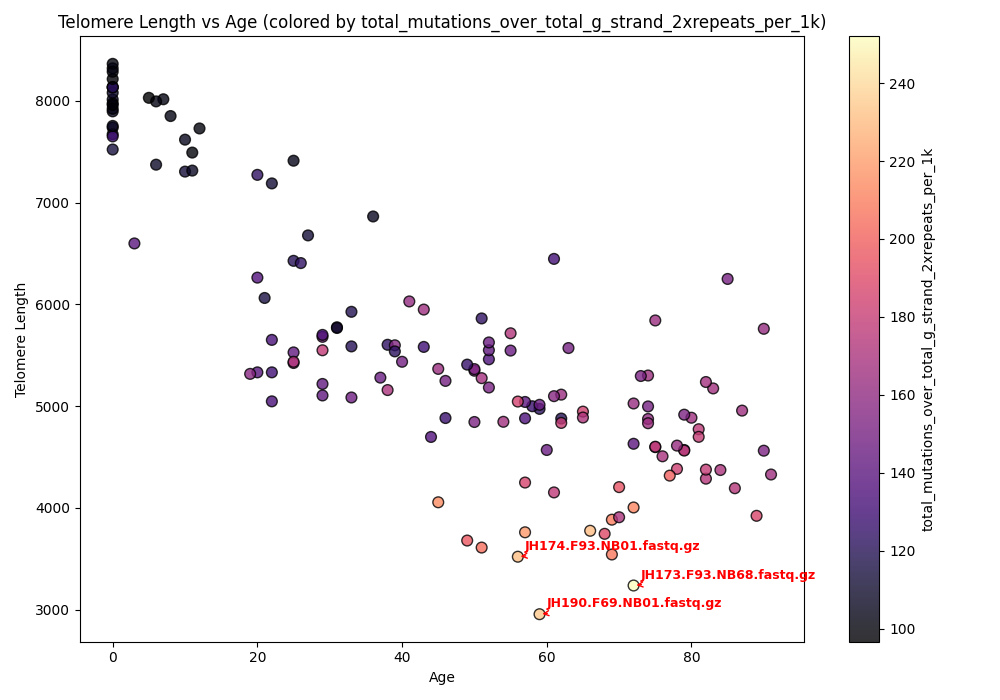

Source code (Python):
import pandas as pd
import matplotlib.pyplot as plt
import numpy as np
import seaborn as sns

# Read the CSV file
csv_path = 'telomere_analysis_2x_repeat.csv'
df = pd.read_csv(csv_path)

# Clean and filter data
# Some columns may have missing or non-numeric values, so we coerce errors
for col in ['Age', 'Telomere_Length', 'g_strand_mutations_T>C_t1_per_1k']:
    if col not in df.columns:
        raise ValueError(f"Column '{col}' not found in CSV.")
    df[col] = pd.to_numeric(df[col], errors='coerce')

df = df.dropna(subset=['Age', 'Telomere_Length', 'total_mutations_over_total_g_strand_2xrepeats_per_1k'])

# Prepare data for plotting
ages = df['Age']
telomere_lengths = df['Telomere_Length']
mutations = df['total_mutations_over_total_g_strand_2xrepeats_per_1k']

plt.figure(figsize=(10, 7))
sc = plt.scatter(ages, telomere_lengths, c=mutations, cmap='magma', s=60, edgecolor='k', alpha=0.8)
cbar = plt.colorbar(sc)
cbar.set_label('total_mutations_over_total_g_strand_2xrepeats_per_1k')

plt.xlabel('Age')
plt.ylabel('Telomere Length')
plt.title('Telomere Length vs Age (colored by total_mutations_over_total_g_strand_2xrepeats_per_1k)')

# Highlight and label top 3 outliers (highest mutation rates)
outlier_indices = np.argsort(mutations)[-3:]
for idx in outlier_indices:
    plt.annotate(
        df.iloc[idx]['FileName'] if 'FileName' in df.columns else str(idx),
        (ages.iloc[idx], telomere_lengths.iloc[idx]),
        textcoords="offset points", xytext=(5,5), ha='left', color='red', fontsize=9, weight='bold',
        arrowprops=dict(arrowstyle='->', color='red', lw=1)
    )

plt.tight_layout()
plt.savefig('scatterplot.png')
